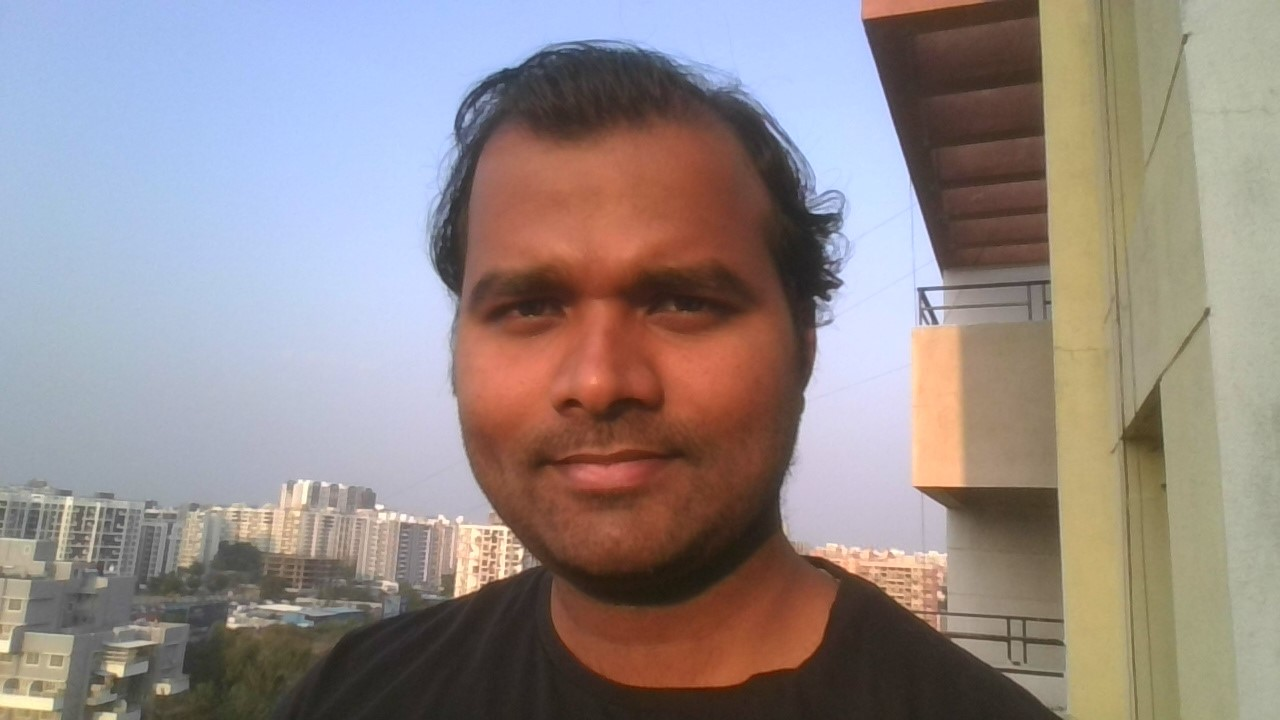
#> input picture codfacerecog/recognize/images/me.jpg, 1280 x 720 px, found by its file name
$ python face_photo.py
#> lines starting #> are read from the running program, lines starting #| are printed output that depends on the picture; after the words box and inside, x2 and y2 are one past the last pixel; in counts of white or black regions, pixels touching at a corner belong together
import cv2
import os

imagePath = os.path.abspath("recognize/images/me.jpg")
cascPath = os.path.abspath("recognize/haarcascade_frontalface_default.xml")

faceCascade = cv2.CascadeClassifier(cascPath)

image = cv2.imread(imagePath)
#> image is the input picture: shape (720, 1280, 3); mean B, G, R 135.6, 137.7, 148
gray = cv2.cvtColor(image, cv2.COLOR_BGR2GRAY)
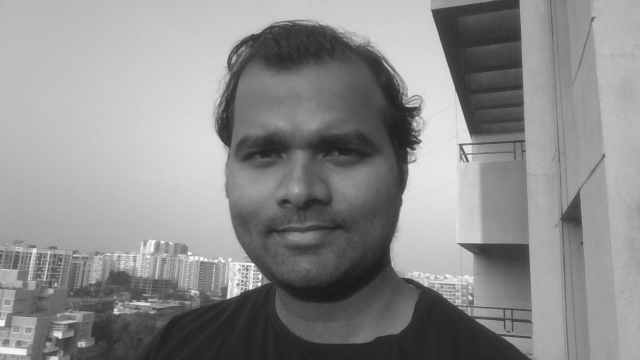
#> gray: shape (720, 1280) (shown at 1/2 size); min 23, max 254, mean 140.5

faces = faceCascade.detectMultiScale(
    gray,
    scaleFactor=1.1,
    minNeighbors=5,
    minSize=(30, 30),
)
#> faces = [[13, 633, 67, 67], [395, 141, 421, 421]]

# Draw a rectangle around the faces
for (x, y, w, h) in faces:
    cv2.rectangle(image, (x, y), (x+w, y+h), (0, 255, 0), 2)
#> this loop made 2 passes
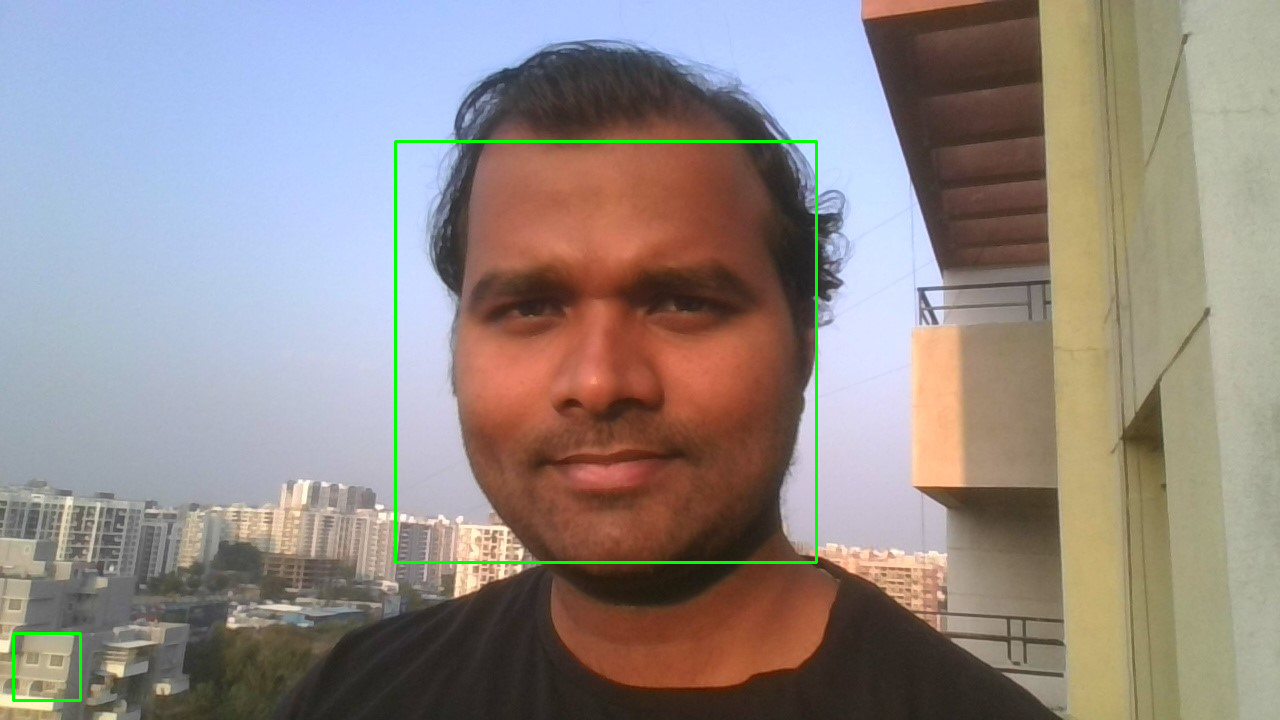
#> image: shape (720, 1280, 3); 0.63% of pixels changed, all inside (x1, y1, x2, y2) = (12, 140, 818, 702)

# Filename
filename = 'myconvertedimage.jpg'

# Saving the image
cv2.imwrite(filename, image)

$ run again, with codfacerecog/recognize/images/Ankita.jpg copied over codfacerecog/recognize/images/me.jpg
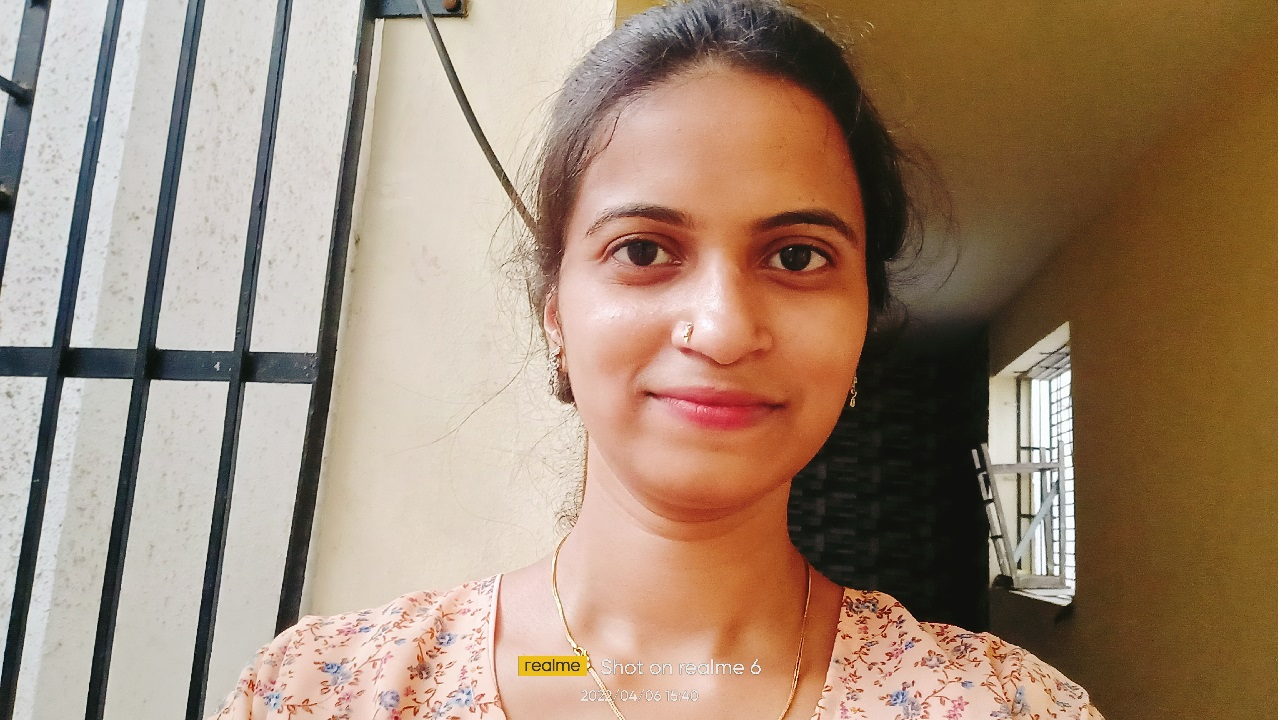
#> input picture codfacerecog/recognize/images/Ankita.jpg, 1280 x 720 px, found by its file name
#> image is the input picture: shape (720, 1280, 3); mean B, G, R 115.8, 136.4, 160.5
#> `gray = cv2.cvtColor(image, cv2.COLOR_BGR2GRAY)`:
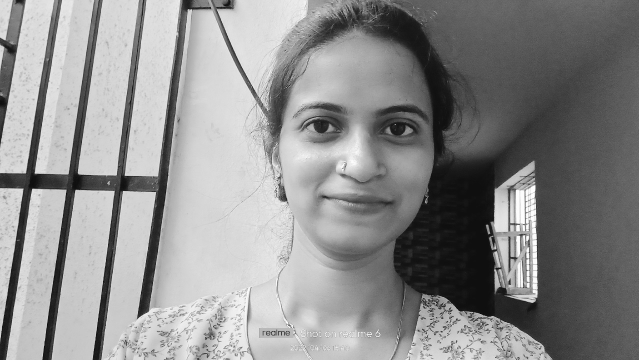
#> gray: shape (720, 1280) (shown at 1/2 size); min 1, max 255, mean 141.3
#> faces = [[516, 100, 402, 402]]
#> the loop `for (x, y, w, h) in faces:` made 1 pass
#> after the loop `for (x, y, w, h) in faces:`:
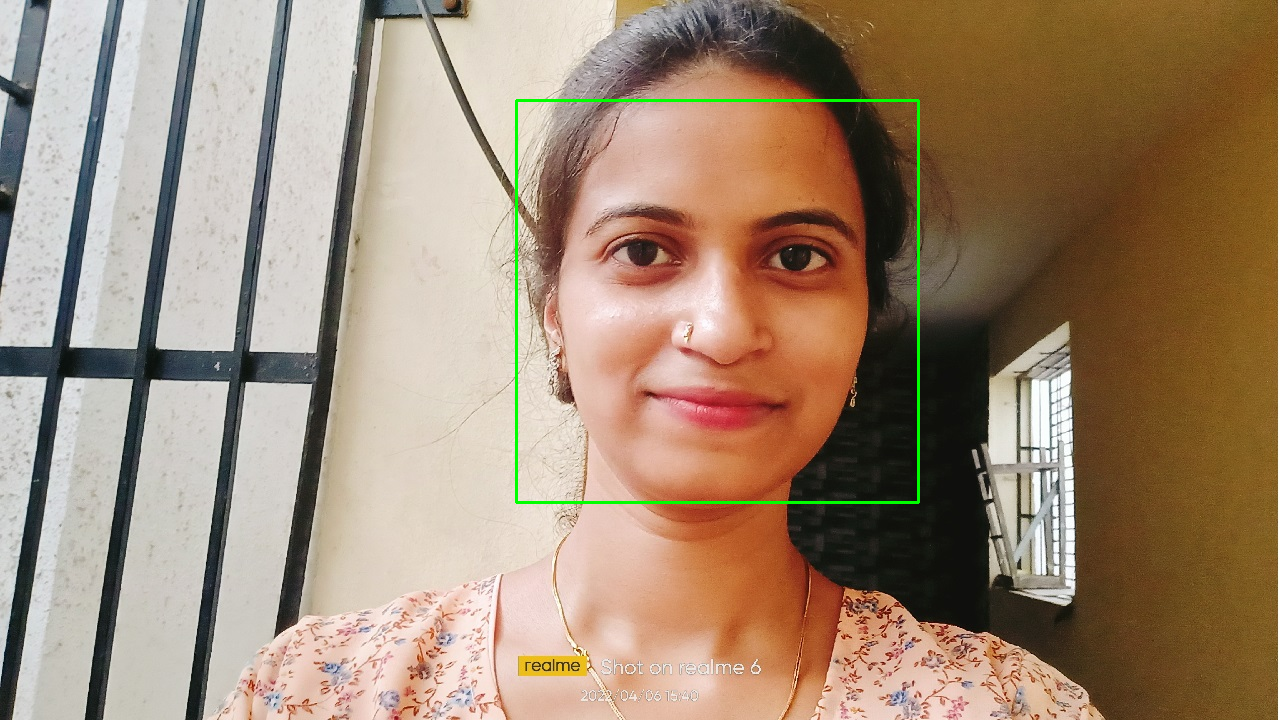
#> image: shape (720, 1280, 3); 0.52% of pixels changed, all inside (x1, y1, x2, y2) = (515, 99, 920, 504)

$ run again, with codfacerecog/recognize/images/Chinmay.jpg copied over codfacerecog/recognize/images/me.jpg
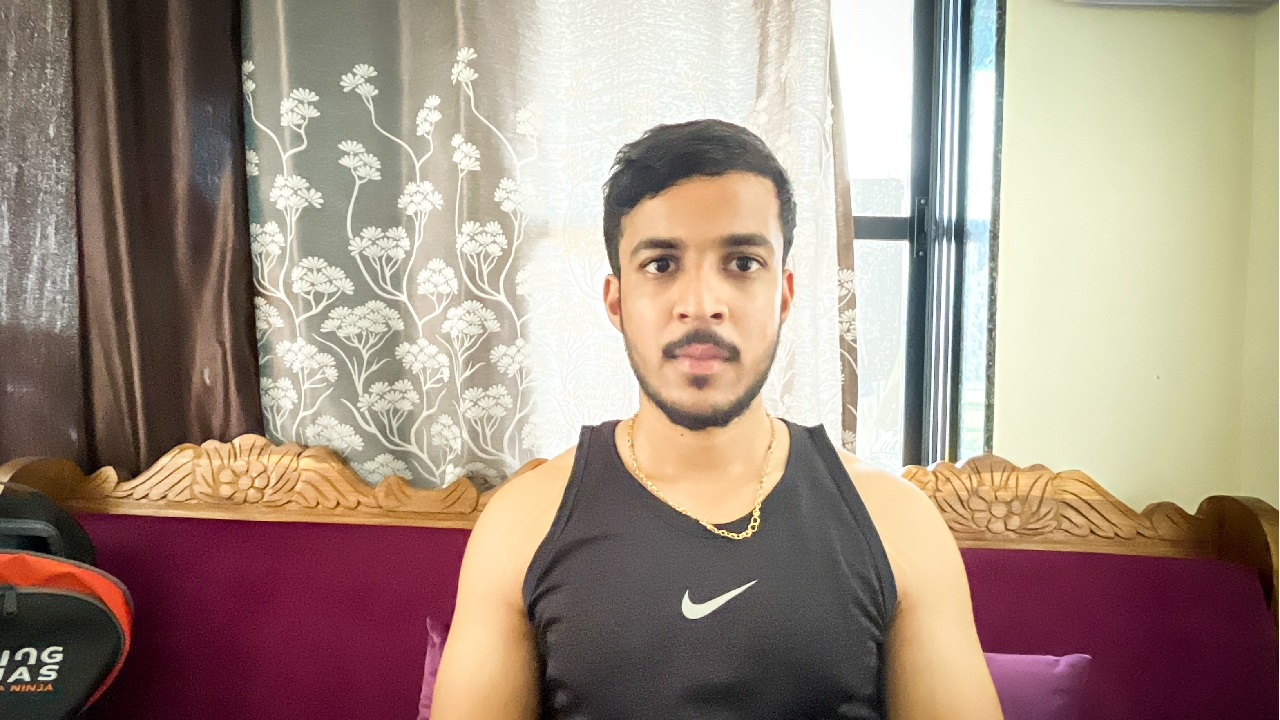
#> input picture codfacerecog/recognize/images/Chinmay.jpg, 1280 x 720 px, found by its file name
#> image is the input picture: shape (720, 1280, 3); mean B, G, R 130.8, 144.6, 162.6
#> `gray = cv2.cvtColor(image, cv2.COLOR_BGR2GRAY)`:
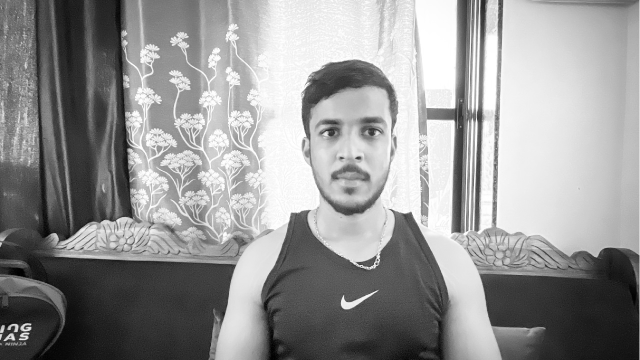
#> gray: shape (720, 1280) (shown at 1/2 size); min 0, max 255, mean 148.4
#> faces = [[238, 172, 112, 112], [576, 162, 251, 251]]
#> the loop `for (x, y, w, h) in faces:` made 2 passes
#> after the loop `for (x, y, w, h) in faces:`:
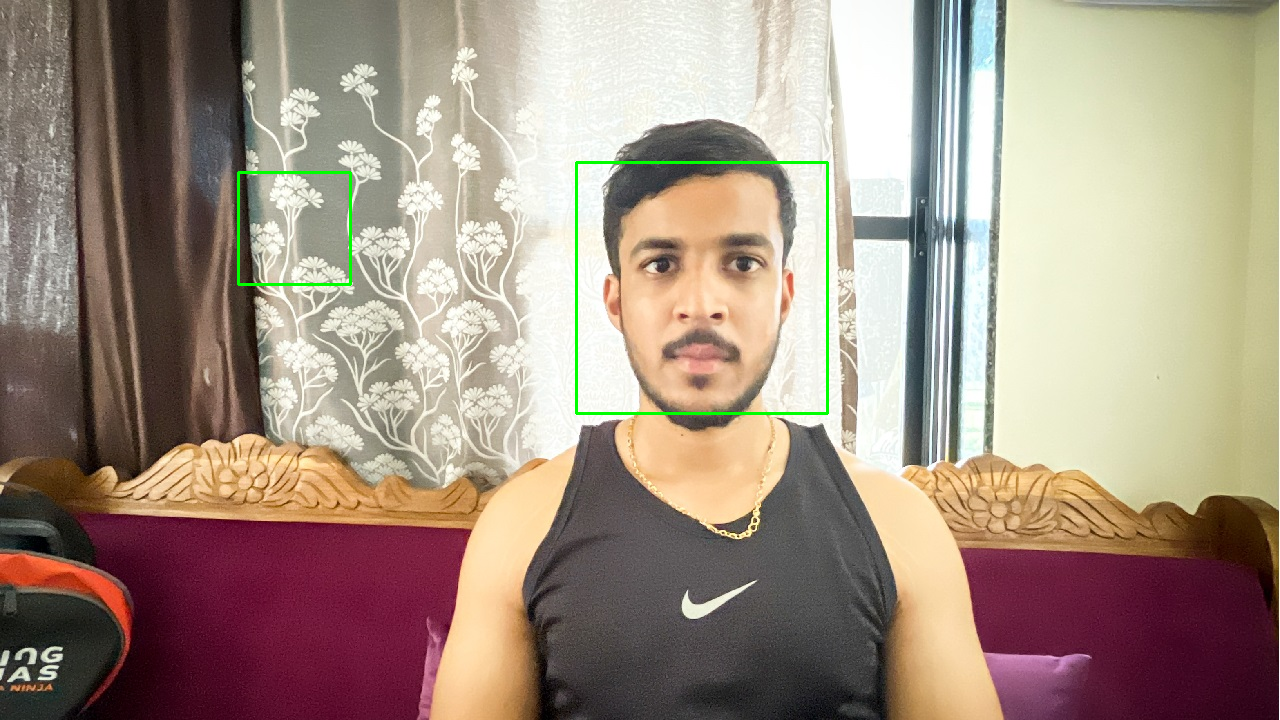
#> image: shape (720, 1280, 3); 0.47% of pixels changed, all inside (x1, y1, x2, y2) = (237, 161, 829, 415)
